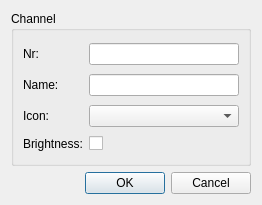
<?xml version="1.0" encoding="UTF-8"?>
<ui version="4.0">
 <class>DlgChannel</class>
 <widget class="QDialog" name="DlgChannel">
  <property name="geometry">
   <rect>
    <x>0</x>
    <y>0</y>
    <width>260</width>
    <height>205</height>
   </rect>
  </property>
  <property name="windowTitle">
   <string>Dialog</string>
  </property>
  <layout class="QVBoxLayout" name="verticalLayout_2">
   <item>
    <widget class="QGroupBox" name="groupBox">
     <property name="title">
      <string>Channel</string>
     </property>
     <layout class="QVBoxLayout" name="verticalLayout">
      <item>
       <layout class="QHBoxLayout" name="horizontalLayout">
        <item>
         <widget class="QLabel" name="label">
          <property name="minimumSize">
           <size>
            <width>60</width>
            <height>0</height>
           </size>
          </property>
          <property name="maximumSize">
           <size>
            <width>60</width>
            <height>16777215</height>
           </size>
          </property>
          <property name="text">
           <string>Nr:</string>
          </property>
         </widget>
        </item>
        <item>
         <widget class="QLineEdit" name="m_pChannelNr">
          <property name="minimumSize">
           <size>
            <width>150</width>
            <height>0</height>
           </size>
          </property>
         </widget>
        </item>
       </layout>
      </item>
      <item>
       <layout class="QHBoxLayout" name="horizontalLayout_3">
        <item>
         <widget class="QLabel" name="label_3">
          <property name="minimumSize">
           <size>
            <width>60</width>
            <height>0</height>
           </size>
          </property>
          <property name="maximumSize">
           <size>
            <width>60</width>
            <height>16777215</height>
           </size>
          </property>
          <property name="text">
           <string>Name:</string>
          </property>
         </widget>
        </item>
        <item>
         <widget class="QLineEdit" name="m_pChannelName">
          <property name="minimumSize">
           <size>
            <width>150</width>
            <height>0</height>
           </size>
          </property>
         </widget>
        </item>
       </layout>
      </item>
      <item>
       <layout class="QHBoxLayout" name="horizontalLayout_2">
        <item>
         <widget class="QLabel" name="label_2">
          <property name="minimumSize">
           <size>
            <width>60</width>
            <height>0</height>
           </size>
          </property>
          <property name="maximumSize">
           <size>
            <width>60</width>
            <height>16777215</height>
           </size>
          </property>
          <property name="text">
           <string>Icon:</string>
          </property>
         </widget>
        </item>
        <item>
         <widget class="QComboBox" name="m_pChannelIcon">
          <property name="minimumSize">
           <size>
            <width>150</width>
            <height>0</height>
           </size>
          </property>
         </widget>
        </item>
       </layout>
      </item>
      <item>
       <layout class="QHBoxLayout" name="horizontalLayout_4">
        <item>
         <widget class="QLabel" name="label_4">
          <property name="minimumSize">
           <size>
            <width>60</width>
            <height>0</height>
           </size>
          </property>
          <property name="maximumSize">
           <size>
            <width>60</width>
            <height>16777215</height>
           </size>
          </property>
          <property name="text">
           <string>Brightness:</string>
          </property>
         </widget>
        </item>
        <item>
         <widget class="QCheckBox" name="m_pChannelBrightness">
          <property name="text">
           <string/>
          </property>
         </widget>
        </item>
       </layout>
      </item>
     </layout>
    </widget>
   </item>
   <item>
    <widget class="QDialogButtonBox" name="buttonBox">
     <property name="orientation">
      <enum>Qt::Orientation::Horizontal</enum>
     </property>
     <property name="standardButtons">
      <set>QDialogButtonBox::StandardButton::Cancel|QDialogButtonBox::StandardButton::Ok</set>
     </property>
    </widget>
   </item>
  </layout>
 </widget>
 <resources/>
 <connections>
  <connection>
   <sender>buttonBox</sender>
   <signal>accepted()</signal>
   <receiver>DlgChannel</receiver>
   <slot>accept()</slot>
   <hints>
    <hint type="sourcelabel">
     <x>248</x>
     <y>254</y>
    </hint>
    <hint type="destinationlabel">
     <x>157</x>
     <y>274</y>
    </hint>
   </hints>
  </connection>
  <connection>
   <sender>buttonBox</sender>
   <signal>rejected()</signal>
   <receiver>DlgChannel</receiver>
   <slot>reject()</slot>
   <hints>
    <hint type="sourcelabel">
     <x>316</x>
     <y>260</y>
    </hint>
    <hint type="destinationlabel">
     <x>286</x>
     <y>274</y>
    </hint>
   </hints>
  </connection>
 </connections>
</ui>
